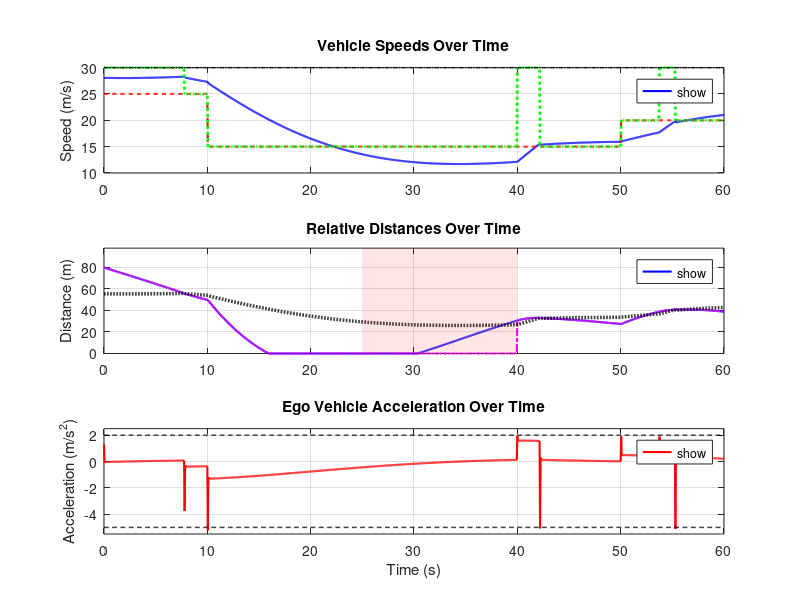

Here is the MATLAB script that generated this plot: (Note: this script raises an error after producing the figure.)
%% Adaptive Cruise Control Simulation Script
% Author: [Your Name/Group]
% Date: [Current Date]
% Description:
% Simulates an ACC system with PID speed control, adaptive distance keeping,
% basic vehicle dynamics, and simulated sensor spoofing attacks.
% Includes hysteresis in adaptive logic switching.
% *** REQUIRES PARAMETER TUNING FOR REALISTIC BEHAVIOR ***

clear; % Clear variables from previous runs
clc;   % Clear the command window
close all; % Close all figures

fprintf('Starting ACC Simulation Script (with Hysteresis)...\n');

% ==========================================================================
% SECTION 1: SIMULATION PARAMETERS
% ==========================================================================
T_sim = 60;         % Total simulation time (seconds)
dt = 0.05;          % Simulation time step (seconds)
t = 0:dt:T_sim;     % Time vector for simulation steps

% ==========================================================================
% SECTION 2: VEHICLE PARAMETERS (Ego Vehicle - *** TUNE THESE ***)
% ==========================================================================
m = 1500;           % Ego vehicle mass (kg)
Cd = 0.3;           % Aerodynamic drag coefficient (unitless)
A = 2.5;            % Vehicle frontal area (m^2)
rho = 1.2;          % Air density (kg/m^3)
g = 9.81;           % Acceleration due to gravity (m/s^2)

vehicle_time_constant = 0.5; % Example time constant (seconds) - TUNE THIS
plant_num = 1;
plant_den = [vehicle_time_constant 1];

% --- Control & Physical Limits ---
a_max = 2.0;        % Maximum comfortable/engine acceleration (m/s^2)
a_min = -5.0;       % Maximum comfortable/braking deceleration (m/s^2) - Must be negative
F_max = m * a_max;  % Max engine/motor force (N) - Simplified relationship
F_min = m * a_min;  % Max braking force (N) - Simplified relationship
v_max_limit = 40;   % Absolute maximum speed allowed for the vehicle (m/s)

% ==========================================================================
% SECTION 3: ACC CONTROLLER PARAMETERS (*** TUNE THESE ***)
% ==========================================================================
v_set = 30;         % Driver's desired cruising speed (m/s)
T_gap = 1.8;        % Desired safe time gap to maintain behind lead vehicle (s)
d_min = 5;          % Minimum absolute safety distance cushion (m)
hyst_delta = 2.0;   % Hysteresis buffer for switching logic (m) % *** HYSTERESIS CHANGE ***

% ==========================================================================
% SECTION 4: PID SPEED CONTROLLER GAINS (*** CRITICAL TUNING REQUIRED ***)
% ==========================================================================
% --- USE THE GAINS THAT PRODUCED YOUR LAST STABLE PLOT AS A STARTING POINT ---
Kp = 150;  % EXAMPLE - REPLACE WITH YOUR BEST GAINS SO FAR
Ki = 15;   % EXAMPLE - REPLACE WITH YOUR BEST GAINS SO FAR
Kd = 50;   % EXAMPLE - REPLACE WITH YOUR BEST GAINS SO FAR

% ==========================================================================
% SECTION 5: LEAD VEHICLE BEHAVIOR (Define Scenario)
% ==========================================================================
d_lead_initial_offset = 80; % Initial distance of lead vehicle ahead of ego vehicle (m)
v_lead = zeros(size(t));    % Pre-allocate lead vehicle speed array

% --- Define Lead Vehicle Speed Profile Over Time ---
v_lead(t <= 10) = 25;
v_lead(t > 10 & t <= 30) = 15;
v_lead(t > 30 & t <= 50) = 15;
v_lead(t > 50) = 20;

% --- Calculate Lead Vehicle Position Over Time ---
pos_lead = zeros(size(t));
pos_lead(1) = d_lead_initial_offset;
for k_lead = 1:length(t)-1
    pos_lead(k_lead+1) = pos_lead(k_lead) + v_lead(k_lead) * dt;
end

% ==========================================================================
% SECTION 6: SENSOR SPOOFING ATTACK PARAMETERS (Configure Scenario)
% ==========================================================================
enable_spoofing = true;
attack_start_time = 25;
attack_end_time = 40;
spoofing_type = 'offset';
spoofing_value = -30;

% ==========================================================================
% SECTION 7: INITIALIZATION (State Variables and Log Arrays)
% ==========================================================================
n_steps = length(t);
v_ego       = zeros(n_steps, 1);
pos_ego     = zeros(n_steps, 1);
a_ego       = zeros(n_steps, 1);
d_rel       = zeros(n_steps, 1);
d_sensed    = zeros(n_steps, 1);
d_safe      = zeros(n_steps, 1);
v_target    = zeros(n_steps, 1);
speed_error = zeros(n_steps, 1);
F_control   = zeros(n_steps, 1);

% --- Set Initial Conditions ---
v_ego(1)    = 28.0;
pos_ego(1)  = 0.0;
d_rel(1)    = pos_lead(1) - pos_ego(1);
d_sensed(1) = d_rel(1);
v_target(1) = v_set;
d_safe(1)   = max(d_min, d_min + T_gap * v_ego(1)); % Ensure initial safe distance >= d_min

% --- PID Controller Internal State ---
integral_error = 0.0;
previous_error = 0.0;

% --- Hysteresis State Variable --- % *** HYSTERESIS FIX ***
% Initialize was_too_close based on the very first time step's condition
was_too_close = (d_sensed(1) < d_safe(1));

% --- Display Configuration Summary ---
fprintf('Simulation Setup:\n');
fprintf(' Time: Total=%.1fs, Step=%.3fs\n', T_sim, dt);
fprintf(' Ego Vehicle: Mass=%.0fkg, Max Accel=%.1fm/s^2, Max Decel=%.1fm/s^2\n', m, a_max, a_min);
fprintf(' ACC Params: Set Speed=%.1fm/s, Time Gap=%.1fs, Min Distance=%.1fm, Hysteresis=%.1fm\n', v_set, T_gap, d_min, hyst_delta); % *** HYSTERESIS CHANGE ***
fprintf(' PID Gains: Kp=%.1f, Ki=%.1f, Kd=%.1f\n', Kp, Ki, Kd);
if enable_spoofing
    fprintf(' Spoofing: ENABLED, Type=%s, Value=%.1f, Time=[%.1fs, %.1fs]\n', ...
            spoofing_type, spoofing_value, attack_start_time, attack_end_time);
else
    fprintf(' Spoofing: DISABLED\n');
end
fprintf('Initialization complete. Starting simulation loop (%d steps)...\n', n_steps);

% ==========================================================================
% SECTION 8: SIMULATION LOOP
% ==========================================================================
tic;
for k = 1:n_steps-1

    % --- 8.1: Calculate Actual Relative Distance ---
    d_rel(k) = pos_lead(k) - pos_ego(k);
    d_rel(k) = max(0, d_rel(k)); % Prevent negative distance

    % --- 8.2: Sensor Model & Spoofing Injection ---
    current_d_sensed = d_rel(k);
    if enable_spoofing && (t(k) >= attack_start_time) && (t(k) < attack_end_time)
        switch spoofing_type
            case 'offset'
                current_d_sensed = current_d_sensed + spoofing_value;
            case 'scale'
                current_d_sensed = current_d_sensed * spoofing_value;
        end
        current_d_sensed = max(0, current_d_sensed); % Ensure non-negative
    end
    d_sensed(k) = current_d_sensed;

    % --- 8.3: Adaptive Logic - Determine Target Speed (WITH HYSTERESIS) --- % *** HYSTERESIS CHANGE ***
    d_safe(k) = max(d_min, d_min + T_gap * v_ego(k)); % Calculate safe distance, ensure >= d_min

    % Conditions for switching logic
    is_too_close_now = (d_sensed(k) < d_safe(k));                 % Are we currently closer than the threshold?
    is_safe_with_hysteresis = (d_sensed(k) >= d_safe(k) + hyst_delta); % Are we clearly safe by a margin?

    if was_too_close % If previous state was 'following lead speed'
        if is_safe_with_hysteresis % Check if we are now safe by a margin
            v_target(k) = v_set;      % Switch back to aiming for set speed
            was_too_close = false;    % Update the state memory
        else
            v_target(k) = v_lead(k);  % Stay following lead speed
            was_too_close = true;     % Remain in this state
        end
    else % If previous state was 'aiming for set speed'
        if is_too_close_now % Check if we have become too close
            v_target(k) = v_lead(k);  % Switch to following lead speed
            was_too_close = true;     % Update the state memory
        else
            v_target(k) = v_set;      % Stay aiming for set speed
            was_too_close = false;    % Remain in this state
        end
    end
    % --- End of Hysteresis Logic --- %

    % --- Clamp the target speed ---
    v_target(k) = max(0, min(v_target(k), v_max_limit));

    % --- 8.4: PID Speed Controller Calculation ---
    speed_error(k) = v_target(k) - v_ego(k);
    integral_error = integral_error + speed_error(k) * dt;
    % Add anti-windup logic here if needed
    derivative_error = (speed_error(k) - previous_error) / dt;
    previous_error = speed_error(k);
    F_control(k) = Kp * speed_error(k) + Ki * integral_error + Kd * derivative_error;
    F_control(k) = max(min(F_control(k), F_max), F_min); % Apply force limits

    % --- 8.5: Vehicle Dynamics Update ---
    F_drag = 0.5 * rho * Cd * A * v_ego(k)^2;
    F_net = F_control(k) - F_drag;
    a_ego(k) = F_net / m;
    v_ego(k+1) = v_ego(k) + a_ego(k) * dt;
    v_ego(k+1) = max(0, min(v_ego(k+1), v_max_limit)); % Apply speed limits
    pos_ego(k+1) = pos_ego(k) + v_ego(k+1) * dt;

end % End of simulation loop
simulation_duration = toc;
fprintf('Simulation loop completed in %.2f seconds.\n', simulation_duration);

% --- Fill in final values for logged arrays ---
k = n_steps;
d_rel(k) = max(0, pos_lead(k) - pos_ego(k));
d_sensed(k) = d_sensed(k-1);
d_safe(k) = max(d_min, d_min + T_gap * v_ego(k));
v_target(k) = v_target(k-1);
speed_error(k) = v_target(k) - v_ego(k);
F_control(k) = F_control(k-1);
a_ego(k) = a_ego(k-1);

% ==========================================================================
% SECTION 9: POST-PROCESSING - PLOTTING RESULTS
% ==========================================================================
fprintf('Plotting simulation results...\n');
figure('Name', 'ACC Simulation Results via MATLAB Script (Hysteresis)', 'Position', [50, 50, 1000, 800]);

% --- Plot 1: Speeds vs. Time ---
ax1 = subplot(3, 1, 1);
plot(ax1, t, v_ego, 'b-', 'LineWidth', 1.5, 'DisplayName', 'Ego Speed (v_{ego})'); hold(ax1, 'on');
plot(ax1, t, v_lead, 'r--', 'LineWidth', 1.5, 'DisplayName', 'Lead Speed (v_{lead})');
plot(ax1, t, v_target, 'g:', 'LineWidth', 2, 'DisplayName', 'Target Speed (v_{target})');
plot(ax1, t, ones(size(t))*v_set, 'k-.', 'LineWidth', 1, 'DisplayName', 'Set Speed (v_{set})');
hold(ax1, 'off'); ylabel(ax1, 'Speed (m/s)'); title(ax1, 'Vehicle Speeds Over Time');
legend(ax1, 'show', 'Location', 'best'); grid(ax1, 'on'); xlim(ax1, [0 T_sim]);

% --- Plot 2: Distances vs. Time ---
ax2 = subplot(3, 1, 2);
plot(ax2, t, d_rel, 'b-', 'LineWidth', 1.5, 'DisplayName', 'Actual Distance (d_{rel})'); hold(ax2, 'on');
plot(ax2, t, d_sensed, 'm-.', 'LineWidth', 1.5, 'DisplayName', 'Sensed Distance (d_{sensed})');
plot(ax2, t, d_safe, 'k:', 'LineWidth', 2.5, 'DisplayName', 'Safe Distance Threshold (d_{safe})');
hold(ax2, 'off'); ylabel(ax2, 'Distance (m)'); title(ax2, 'Relative Distances Over Time');
legend(ax2, 'show', 'Location', 'best'); grid(ax2, 'on'); xlim(ax2, [0 T_sim]);
ylim(ax2, [0, max(max(d_rel), max(d_safe))*1.1 + 10]);

if enable_spoofing % Highlight attack period
    ylim_vals = ylim(ax2);
    patch(ax2, [attack_start_time attack_end_time attack_end_time attack_start_time], ...
          [ylim_vals(1) ylim_vals(1) ylim_vals(2) ylim_vals(2)], ...
          'red', 'FaceAlpha', 0.1, 'EdgeColor', 'none', 'DisplayName', 'Spoofing Attack Interval');
    legend(ax2, 'show', 'Location', 'best'); % Update legend
end

% --- Plot 3: Acceleration vs. Time ---
ax3 = subplot(3, 1, 3);
plot(ax3, t, a_ego, 'r-', 'LineWidth', 1.5, 'DisplayName', 'Actual Acceleration (a_{ego})'); hold(ax3, 'on');
plot(ax3, t, ones(size(t))*a_max, 'k--', 'LineWidth', 1, 'DisplayName', 'Max Accel Limit');
plot(ax3, t, ones(size(t))*a_min, 'k--', 'LineWidth', 1, 'DisplayName', 'Max Decel Limit');
hold(ax3, 'off'); ylabel(ax3, 'Acceleration (m/s^2)'); xlabel(ax3, 'Time (s)');
title(ax3, 'Ego Vehicle Acceleration Over Time'); legend(ax3, 'show', 'Location', 'best');
grid(ax3, 'on'); xlim(ax3, [0 T_sim]); ylim(ax3, [a_min - 0.5, a_max + 0.5]);

% --- Add Overall Figure Title ---
sgtitle('Adaptive Cruise Control Simulation Results (MATLAB Script with Hysteresis)', 'FontSize', 14, 'FontWeight', 'bold');

fprintf('Plotting complete.\n');
fprintf('Simulation Script Finished.\n');
